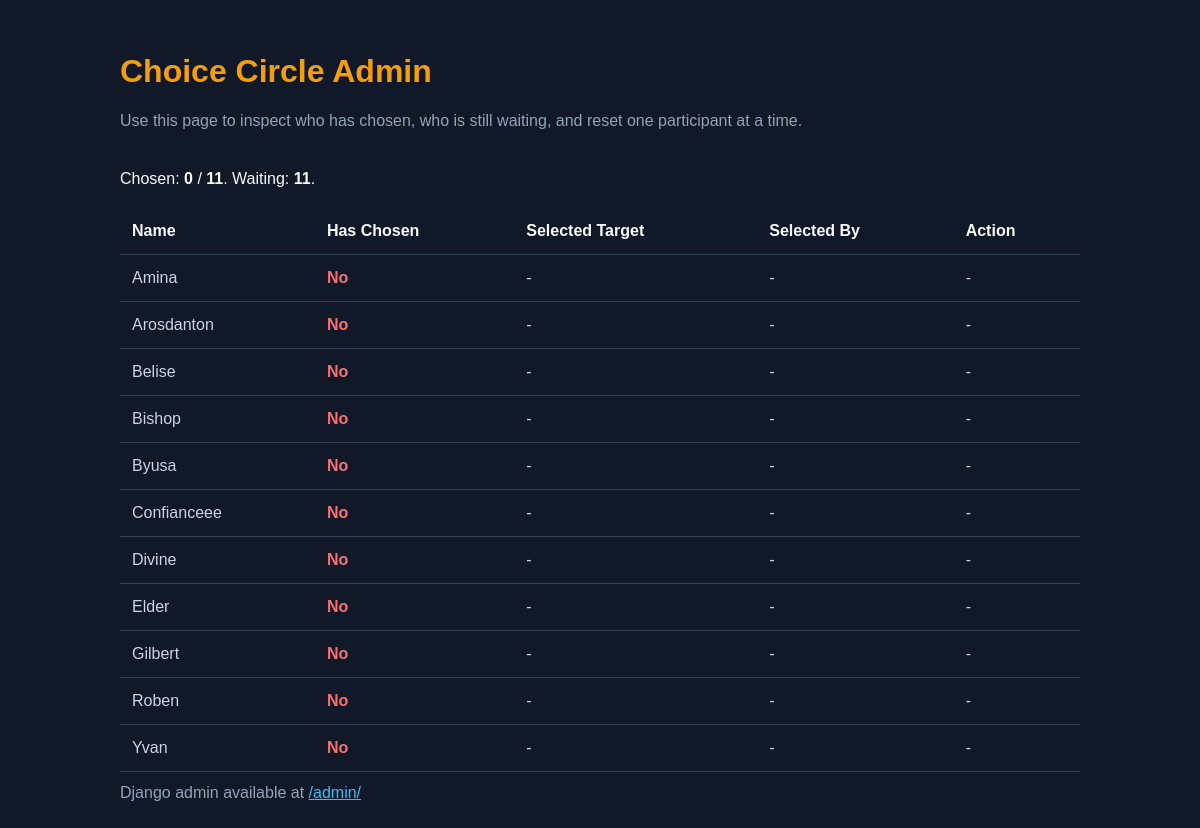
/admin-dashboard/ (signed in), run on the app's committed database.
### chooser/models.py (models this page shows, shortened)
class Participant(models.Model):
    name = models.CharField(max_length=64, unique=True)
    chosen_target = models.OneToOneField(
        "self",
        null=True,
        blank=True,
        on_delete=models.SET_NULL,
        related_name="selected_by",
    )
    @property
    def has_chosen(self):
        return self.chosen_target_id is not None
    @property
    def selected_by_person(self):
        try:
            return self.selected_by
        except Participant.DoesNotExist:
            return None

### chooser/views.py (the view)
# urls.py: path("admin-dashboard/", views.admin_dashboard, name="admin_dashboard"),
@login_required(login_url='/admin/login/')
def admin_dashboard(request):
    participants = Participant.objects.order_by("name")
    chosen = participants.filter(chosen_target__isnull=False)
    waiting = participants.filter(chosen_target__isnull=True)
    return render(request, "chooser/admin_dashboard.html", {
        "participants": participants,
        "chosen": chosen,
        "waiting": waiting,
    })

### chooser/templates/chooser/admin_dashboard.html (shortened to what this page needs)
<!DOCTYPE html>
<html lang="en">
<head>
</head>
<body>
<div class="wrapper">
    <div class="header">
        <div>
            <h1 class="title">Choice Circle Admin</h1>
            <p class="notice">Use this page to inspect who has chosen, who is still waiting, and reset one participant at a time.</p>
        </div>
    </div>
    <p>Chosen: <strong>{{ chosen.count }}</strong> / <strong>{{ participants.count }}</strong>. Waiting: <strong>{{ waiting.count }}</strong>.</p>
    <table>
        <thead>
            <tr>
                <th>Name</th>
                <th>Has Chosen</th>
                <th>Selected Target</th>
                <th>Selected By</th>
                <th>Action</th>
            </tr>
        </thead>
        <tbody>
            {% for person in participants %}
                <tr>
                    <td>{{ person.name }}</td>
                    <td>{% if person.has_chosen %}<span class="status-yes">Yes</span>{% else %}<span class="status-no">No</span>{% endif %}</td>
                    <td>{% if person.chosen_target %}{{ person.chosen_target.name }}{% else %}-{% endif %}</td>
                    <td>{% if person.selected_by_person %}{{ person.selected_by_person.name }}{% else %}-{% endif %}</td>
                    <td>
                        {% if person.has_chosen %}
                            <form method="post" action="{% url 'reset_participant_choice' person.pk %}">
                                {% csrf_token %}
                                <button type="submit" class="button">Reset</button>
                            </form>
                        {% else %}
                            -
                        {% endif %}
                    </td>
                </tr>
            {% endfor %}
        </tbody>
    </table>
    <p class="notice">Django admin available at <a style="color:#38bdf8;" href="/admin/">/admin/</a></p>
</div>
</body>
</html>

### chooser/templates/chooser/admin_dashboard.html (style rules this page uses)
body { background: #111827; color: #f8fafc; font-family: Arial, sans-serif; margin: 0; padding: 0; }
.wrapper { max-width: 960px; margin: 0 auto; padding: 32px; }
.header { display: flex; justify-content: space-between; align-items: center; margin-bottom: 24px; }
.title { font-size: 2rem; color: #f59e0b; }
table { width: 100%; border-collapse: collapse; margin-top: 20px; }
th, td { padding: 14px 12px; text-align: left; border-bottom: 1px solid #334155; }
th { color: #f8fafc; }
td { color: #cbd5e1; }
.status-no { color: #f87171; font-weight: 700; }
.notice { margin-top: 12px; color: #94a3b8; }

### data on the page
Participant: name "Amina", shows "No"
Participant: name "Arosdanton", shows "No"
Participant: name "Belise", shows "No"
Participant: name "Bishop", shows "No"
Participant: name "Byusa", shows "No"
Participant: name "Confianceee", shows "No"
Participant: name "Divine", shows "No"
Participant: name "Elder", shows "No"
Participant: name "Gilbert", shows "No"
Participant: name "Roben", shows "No"
Participant: name "Yvan", shows "No"

### other printed values
{{ chosen.count }} "0"
{{ participants.count }} "11"
{{ waiting.count }} "11"
